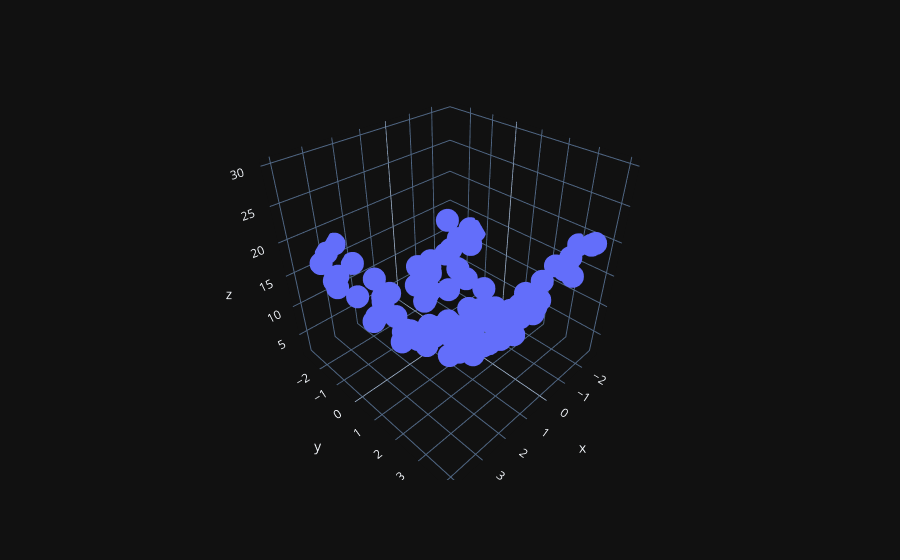

This figure's notebook cell:
### Code cell
import plotly.express as px
df = px.data.iris()
fig = px.scatter_3d(df, x=x.ravel(), y=y.ravel(), z=z.ravel())
fig.show()
